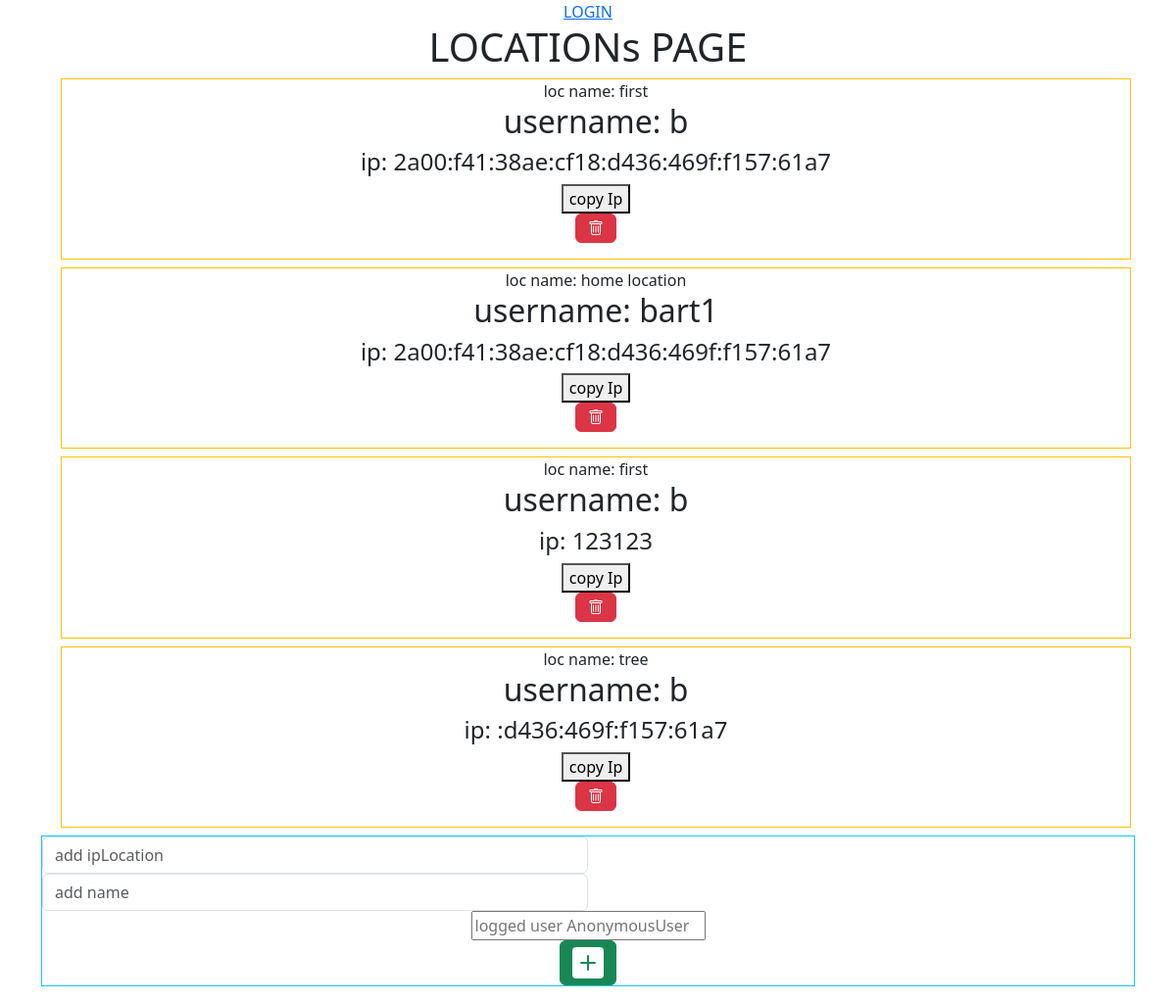
Before: /location/ with the older database file.
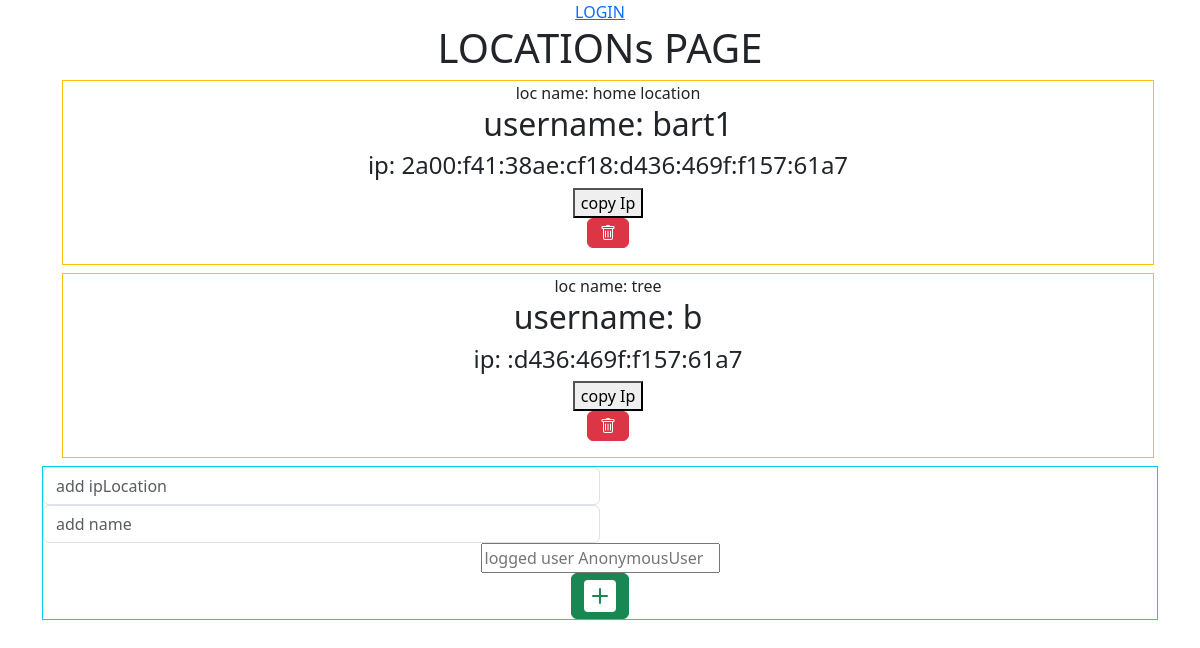
After: the same page with the newer database file.
### backend/models.py (models this page shows, shortened)
class GeoLocation(models.Model):
    userLocations = models.ForeignKey(User, on_delete=models.CASCADE)
    ipLocation = models.TextField(max_length=100)
    name = models.CharField(max_length=100, default=None)
    objects = models.Manager()

### backend/views.py (the view)
# urls.py: path('', views.allLoc, name='all_loc'),
def allLoc(request):
    geo = GeoLocation.objects.all()
    context = {
        'geo': geo,
    }
    return render(request, 'backend/all_locations.html', context)

### backend/templates/backend/all_locations.html (shortened to what this page needs)
{% load static %}
{% load bootstrap5 %}
{% bootstrap_css %}
<html>
<head>
    {% load static %}
</head>
<body>
<div class="container text-center">
    <a href="{% url 'rest_framework:login' %}">LOGIN</a>
<h1 class="text-center">LOCATIONs PAGE</h1>
  <div class="container" id="mainContainer">
    {% for g in geo %}
        <div class="container border border-warning m-2">
            <span> loc name: {{ g.name }}</span>
            <h2> username: {{ g.userLocations }}</h2>
            <h4 id="ip" type="text"> ip: {{g.ipLocation}}</h4>
            <button onclick="myFunction()">copy Ip</button>
                 <form action="ip/del/{{g.id}}/"
                                    method="POST">{% csrf_token %}
                                    <button type="submit" value="del" class="btn btn-danger">
                                    </button>
                                </form>
        </div>
    {% endfor %}
    </div>
                        <form method="POST" action="ip/new/" class="border border-info">{% csrf_token %}
                            <div class="form-group">
                                <input type="text" class="w-50 form-control" placeholder="add ipLocation" name="ipLocation">
                            </div>
                            <div class="form-group">
                                <input type="text" class="w-50 form-control" placeholder="add name" name="name">
                            </div>
                            <div class="form-group">
                                <input placeholder="logged user {{user}}" name="userLocations_id" value="{{userLocations_id}}" readonly>
                            </div>
                        <button type="submit" class="btn btn-success">
                            <svg width="2em" height="2em" viewBox="0 0 16 16" class="bi bi-plus-square-fill" fill="currentColor">
                                <path fill-rule="evenodd" d="M2 0a2 2 0 0 0-2 2v12a2 2 0 0 0 2 2h12a2 2 0 0 0 2-2V2a2 2 0 0 0-2-2H2zm6.5 4.5a.5.5 0 0 0-1 0v3h-3a.5.5 0 0 0 0 1h3v3a.5.5 0 0 0 1 0v-3h3a.5.5 0 0 0 0-1h-3v-3z"/>
                              </svg>
                        </button>
                    </form>
</div>
</body>
</html>

Changed rows visible on the page:
removed GeoLocation: name "first", userLocations "b", ipLocation "2a00:f41:38ae:cf18:d436:469f:f157:61a7"
removed GeoLocation: name "first", userLocations "b", ipLocation "123123"
